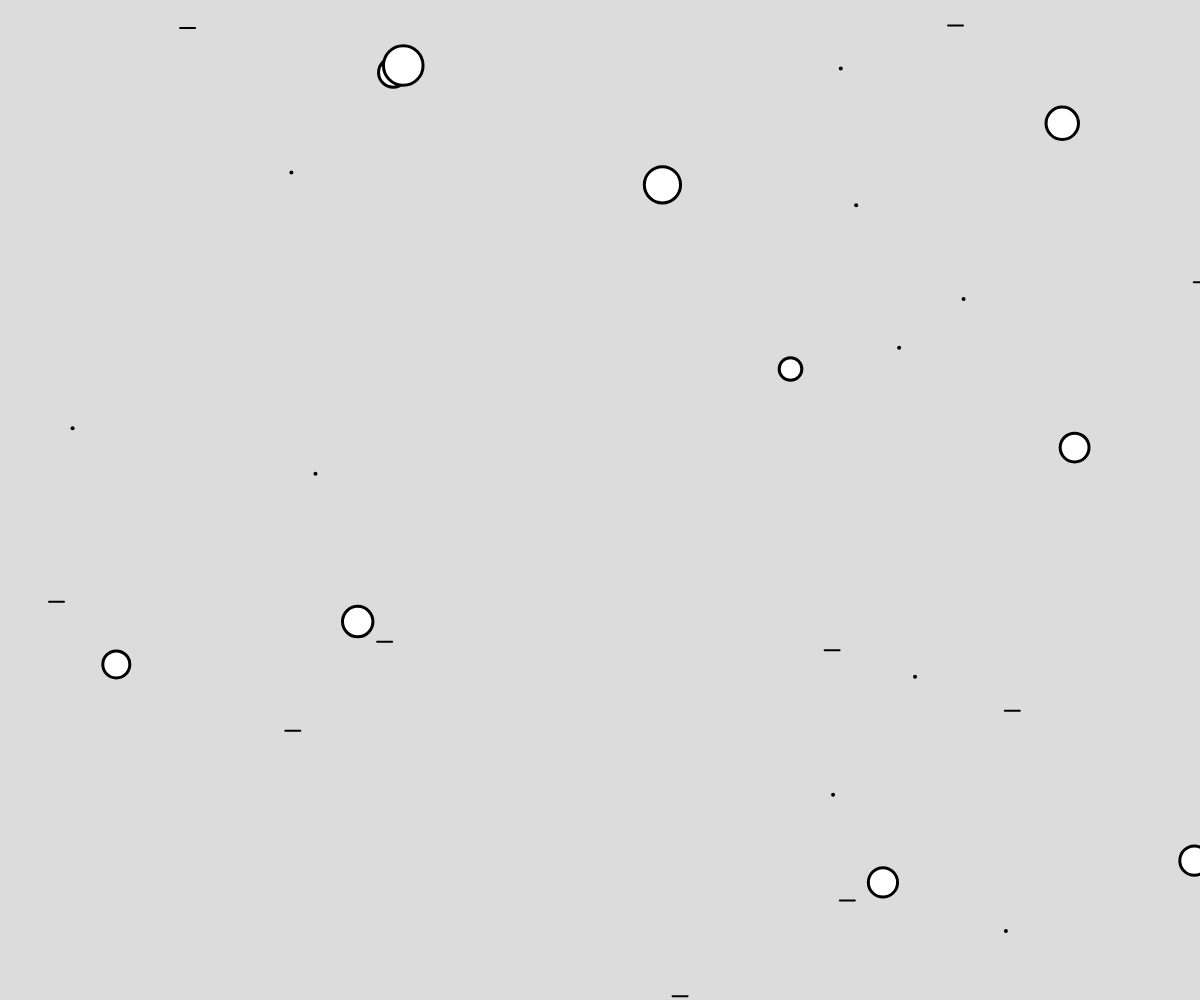
Frame 1 (no input)
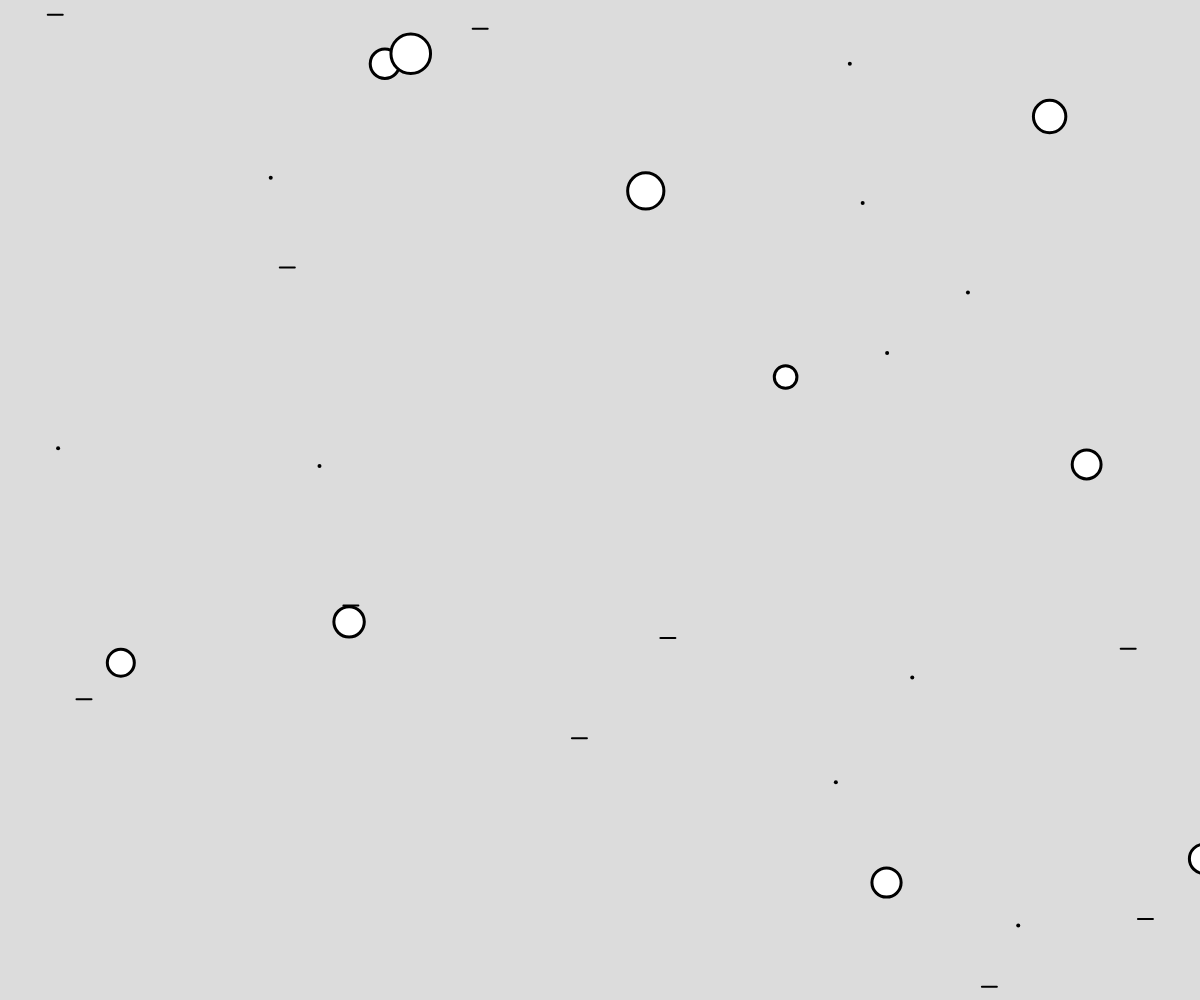
Frame 60 (no input)
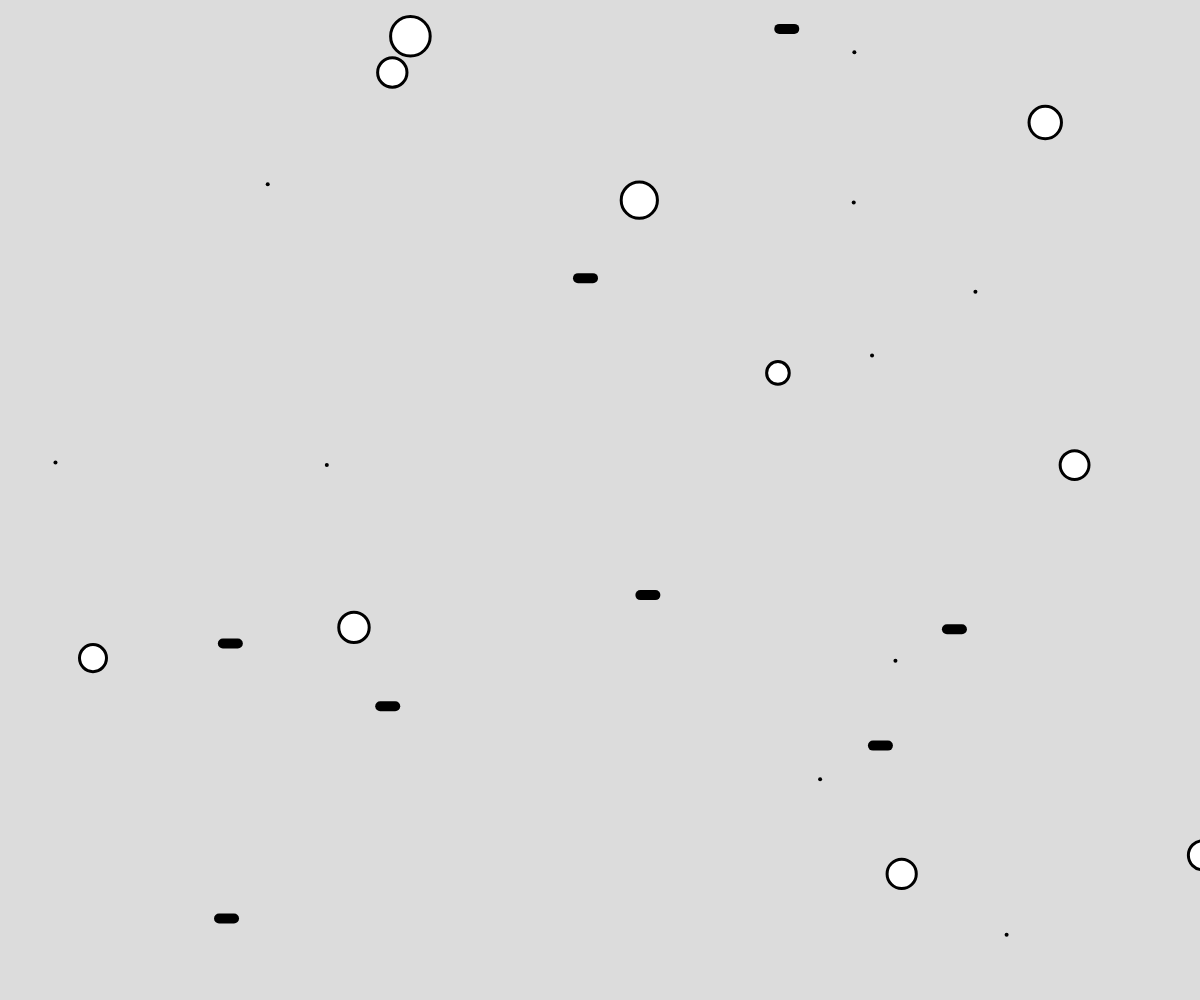
Frame 120 (the mouse pressed at the canvas centre since frame 60)

The p5.js sketch that drew these frames (run headless with seeded random() and noise() and a simulated clock; from frame 60 on, the mouse is pressed at the canvas centre):

// p5.js sketch
// ── sketch.js
// inheritance 
// tyler Lusher 
// No 29, 2023
// 

let objects = [];

function setup() {
  createCanvas(windowWidth, windowHeight);
  for (let i =0; i<10;i++){
    objects.push(new AnimatedObjects(random(width),random(height)));
  }
  for (let i =0; i<10;i++){
    objects.push(new CircleObject(random(width),random(height),random(20,40)));
  }
  for (let i =0; i<10;i++){
    objects.push(new LineObject(random(width),random(height),random(20,40)));
  }
}

function draw() {
  background(220);
  for (let o of objects){
    o.move();
    o.display();
  }
}

// "parent" or  "super" class
class AnimatedObjects {

  constructor(x,y){
    this.y=y;
    this.x=x;
    this.size=1;
  }

  move(){ // wiggle movement 
    this.x += random(-2,2);
    this.y += random(-2,2);
  }

  display(){
    strokeWeight(4);
    point(this.x,this.y);
  }
}

class CircleObject extends AnimatedObjects{
  constructor(x,y,d){
    super(x,y);
    this.size=d;
  }

  display(){
    strokeWeight(3);
    circle(this.x,this.y,this.size);
  }
}

// child class 2
class LineObject extends AnimatedObjects{
  constructor(){
    super(random(width),random(height));
  }
  move(){
    super.move();// copies in the wiggle code 
    this.x+=5;
    if(this.x>width)this.x=0;
  }
  display(){
    if(mouseIsPressed){
      strokeWeight(10)
    }
    else{strokeWeight(2);}
    line(this.x,this.y,this.x+15,this.y);
  }
}
